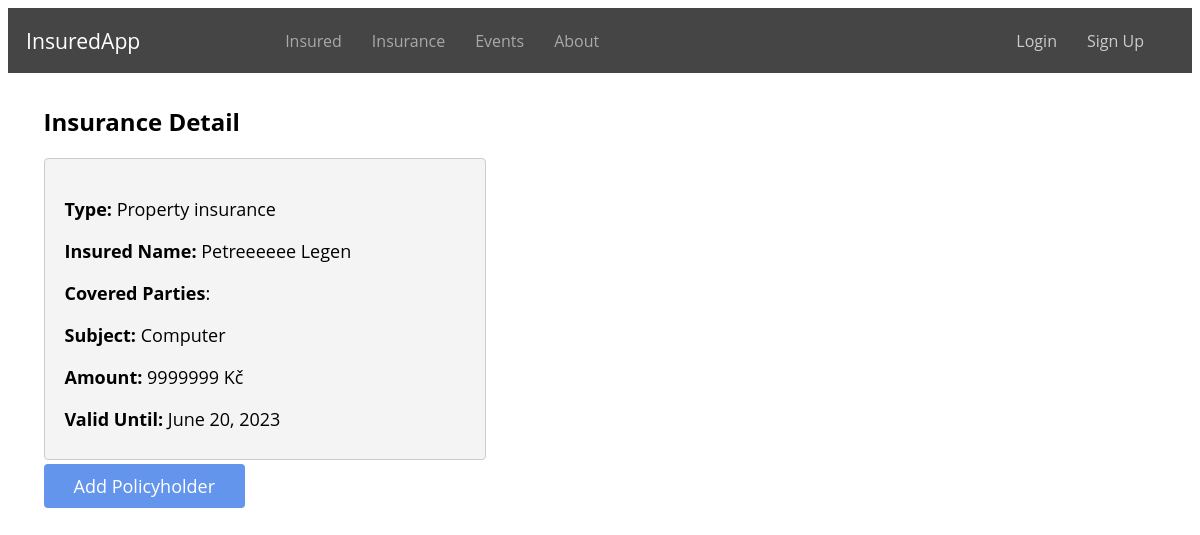
Page /insurance/15/ on the earlier database version.
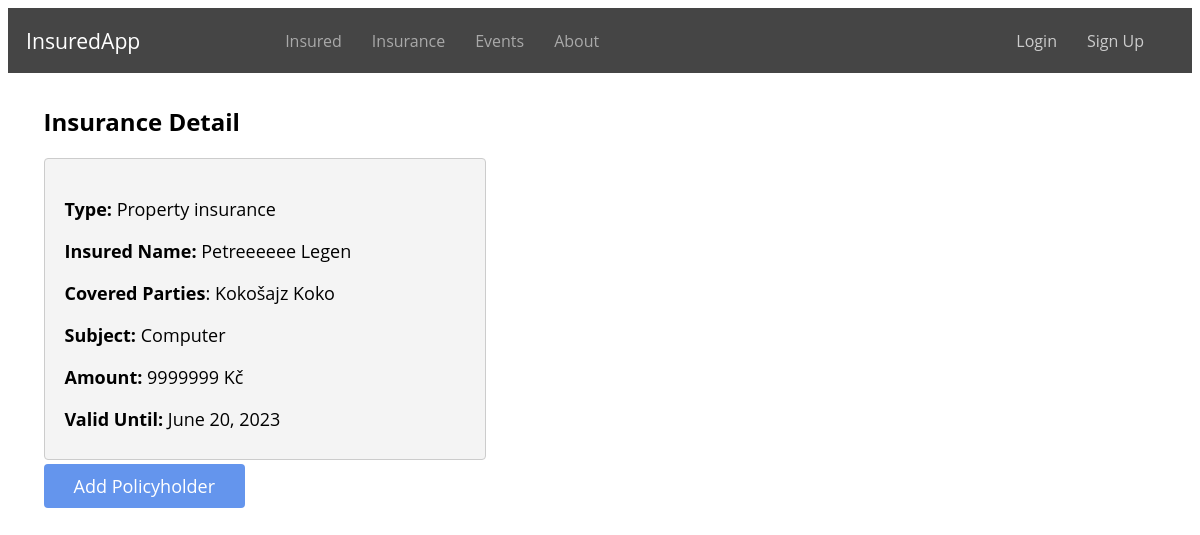
Same page on the later database version.
### evidence/models.py (models this page shows, shortened)
class Insured(models.Model):
    user = models.ForeignKey(User, on_delete=models.CASCADE, related_name='insured', null=True, blank=True)
    first_name = models.CharField(max_length=100)
    profile_photo = models.ImageField(upload_to='profile_photos', blank=True, null=True)
    last_name = models.CharField(max_length=100)
    email = models.EmailField()
    role = models.CharField(max_length=20, choices=RoleEnum.choices(), null=True)
    street = models.CharField(max_length=100)
    city = models.CharField(max_length=64)
    zipcode = models.CharField(max_length=16)
    phone = models.CharField(max_length=16)
    is_policyholder = models.BooleanField(default=False)
    class Meta:
        ordering = ['id']

### evidence/views.py (the view)
# urls.py: path('insurance/<int:insurance_id>/', views.insurance_detail, name='insurance_detail'),
def insurance_detail(request, insurance_id):
    insurance = Insurance.objects.get(id=insurance_id)
    insured_names = [f"{insured.first_name} {insured.last_name}" for insured in insurance.insurance.all()]
    insurance.insured_names = ", ".join(insured_names)
    return render(request, 'insurance_detail.html', {'insurance': insurance})

### evidence/templates/insurance_detail.html (shortened to what this page needs)
{% extends 'base.html' %}
{% block content %}
    <div class="insurance-detail">
        <h2 class="insurance-h">Insurance Detail</h2>
        <div class="insurance-info">
            <p><strong>Type:</strong> {{ insurance.get_type_display }}</p>
            <p><strong>Insured Name:</strong> {% for insured in insurance.insurance.all %}
                {% if insured.role != 'insurer' %}
                    {{ insured.first_name }} {{ insured.last_name }}
                {% endif %}
            {% empty %}
                No insured
            {% endfor %}</p>
            <p><strong>Covered Parties</strong>: {% for insured in insurance.insurance.all %}
                {% if insured.role == 'insurer' %}
                    {{ insured.first_name }} {{ insured.last_name }}{% if not forloop.last %}, {% endif %}
                {% endif %}
            {% empty %}
                No policyholders
            {% endfor %}</p>
            <p><strong>Subject:</strong> {{ insurance.subject }}</p>
            <p><strong>Amount:</strong> {{ insurance.amount }} Kč</p>
            <p><strong>Valid Until:</strong> {{ insurance.valid_until }}</p>
        </div>
        <div class="submit-button-add-policyholder">
            <a href="{% url 'add_policyholder' insurance_id=insurance.id %}" class="submit-button">Add Policyholder</a>
        </div>
    </div>
{% endblock %}

Differences in the rows shown:
added Insured: first_name "Kokošajz", last_name "Koko"
